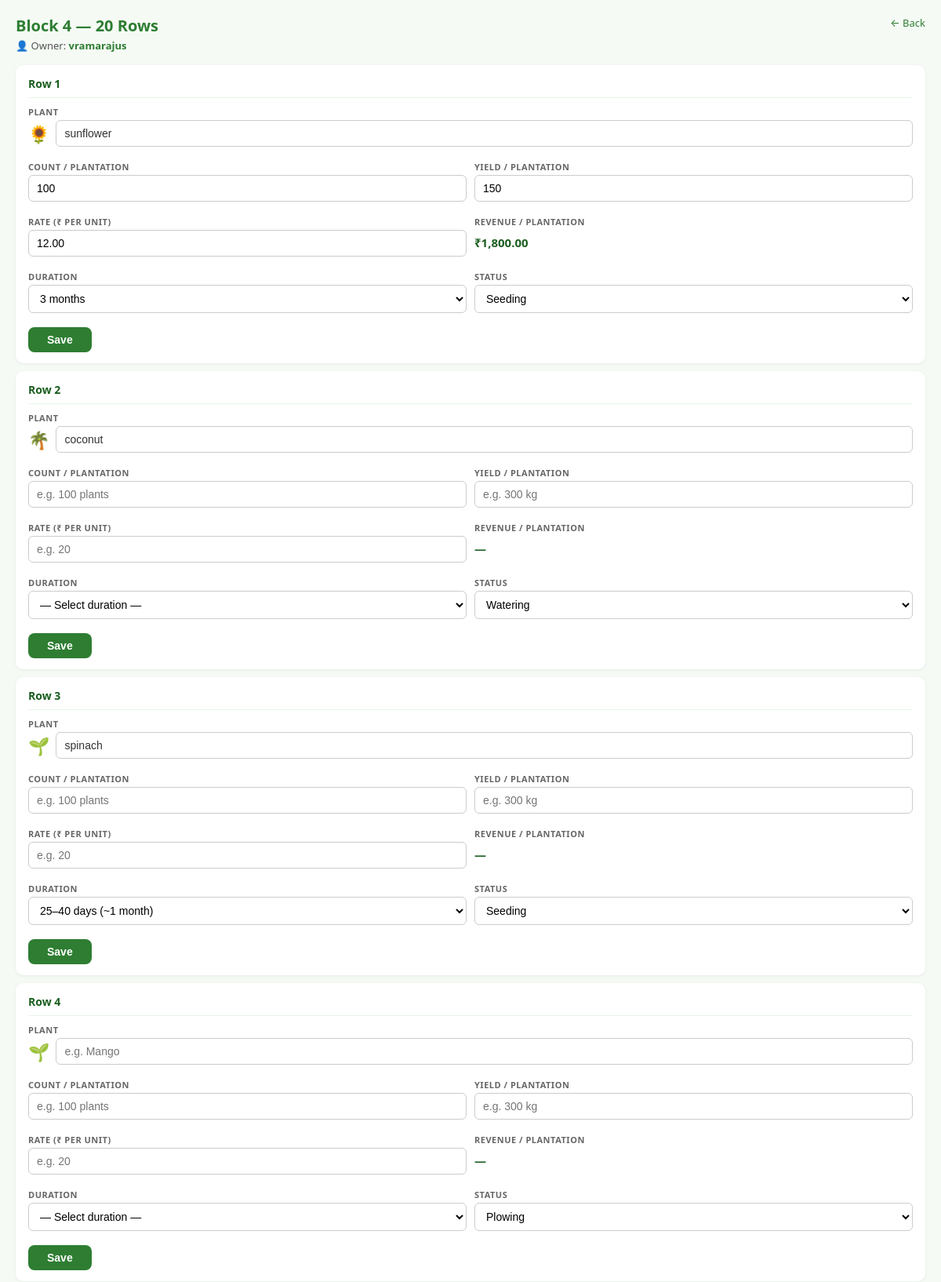
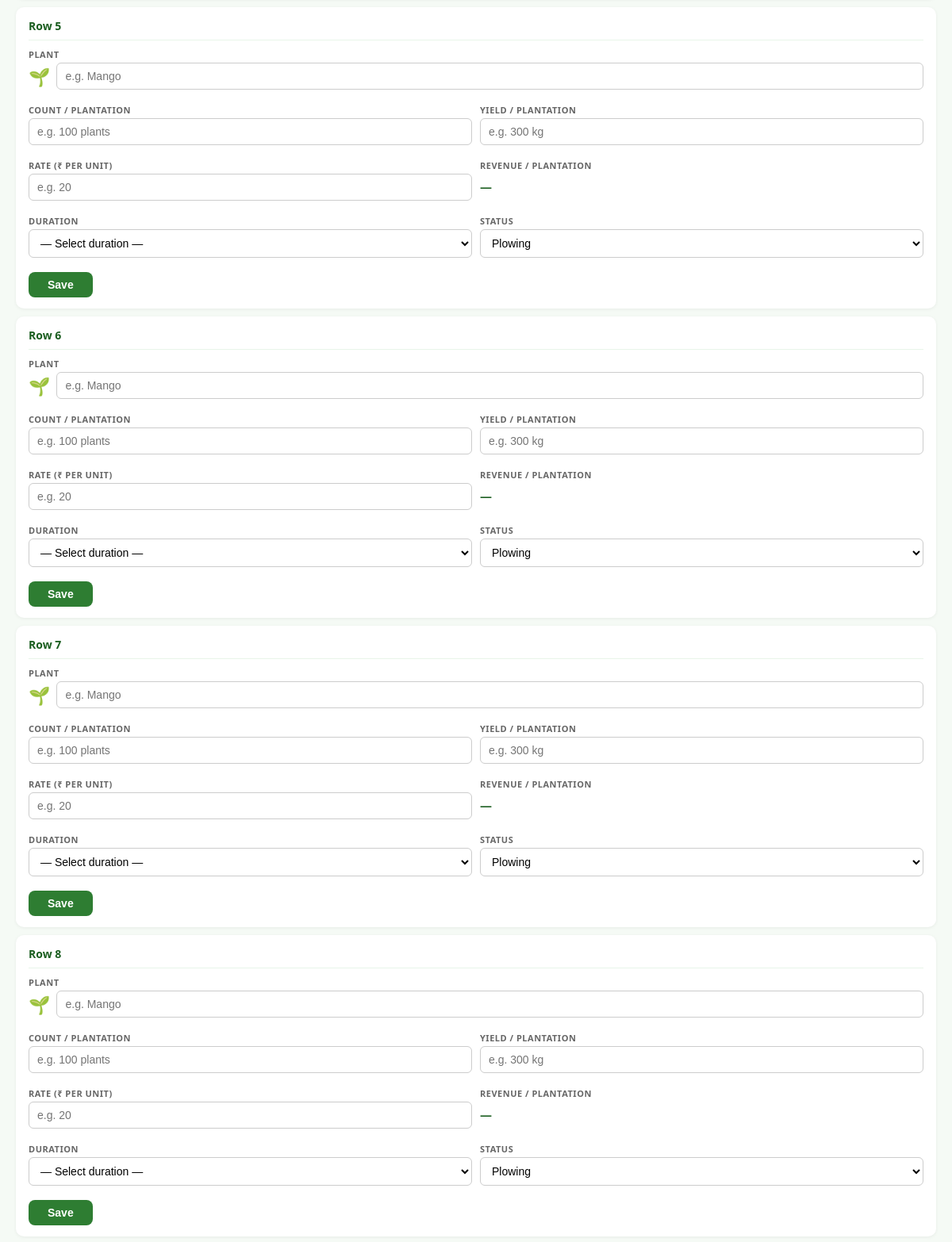
The page /block/4/ (signed in, upper part) on the database its author committed (2 pictures, top to bottom).
### farm/models.py (models this page shows, shortened)
class Block(models.Model):
    block_number = models.PositiveIntegerField(unique=True)
    owner = models.ForeignKey(Owner, on_delete=models.SET_NULL,
                              null=True, blank=True, related_name='blocks')
    notes = models.TextField(blank=True)

class Owner(models.Model):
    name = models.CharField(max_length=100)
    phone = models.CharField(max_length=20, blank=True)
    email = models.EmailField(blank=True)

class Row(models.Model):
    STATUS_CHOICES = [
        ('PLOWING', 'Plowing'),
        ('SEEDING', 'Seeding'),
        ('WATERING', 'Watering'),
        ('READY_TO_HARVEST', 'Ready to Harvest'),
        ('HARVESTED', 'Harvested'),
    ]
    count_per_plantation = models.CharField(
        max_length=50, blank=True,
        help_text="e.g. 100 plants, 101 rows"
    )
    yield_per_plantation = models.CharField(
        max_length=50, blank=True,
        help_text="e.g. 300 kg, 202 bunches"
    )
    rate = models.DecimalField(
        max_digits=10, decimal_places=2,
        null=True, blank=True,
        help_text="Rate per unit (e.g. 20 for ₹20/kg)"
    )
    duration = models.CharField(
        max_length=30, choices=DURATION_CHOICES, blank=True
    )
    @property
    def numeric_yield(self):
        import re
        if not self.yield_per_plantation:
            return None
        match = re.search(r'(\d+(?:\.\d+)?)', str(self.yield_per_plantation))
        return float(match.group(1)) if match else None
    @property
    def revenue_per_plantation(self):
        if self.rate is None or self.numeric_yield is None:
            return None
        return float(self.rate) * self.numeric_yield
    @property
    def revenue_display(self):
        r = self.revenue_per_plantation
        if r is None:
            return '—'
        return f"₹{r:,.2f}"
    PLANT_ICONS = {
        'mango': '🥭',
        'coconut': '🌴',
        'coconut tree': '🌴',
        'banana': '🍌',
        'tomato': '🍅',
        'potato': '🥔',
        'onion': '🧅',
        'carrot': '🥕',
        'corn': '🌽',
        'maize': '🌽',
        'rice': '🌾',
        'paddy': '🌾',
        'wheat': '🌾',
        'sugarcane': '🎋',
        'tea': '🍃',
        'coffee': '☕',
        'grape': '🍇',
        'grapes': '🍇',
        'apple': '🍎',
        'orange': '🍊',
        'lemon': '🍋',
        'watermelon': '🍉',
        'strawberry': '🍓',
        'pepper': '🌶️',
        'chilli': '🌶️',
        'chili': '🌶️',
        'brinjal': '🍆',
        'eggplant': '🍆',
        'cucumber': '🥒',
        'pumpkin': '🎃',
        'groundnut': '🥜',
        'peanut': '🥜',
        'sunflower': '🌻',
        'rose': '🌹',
        'flower': '🌸',
        'tulsi': '🌿',
        'herb': '🌿',
    }
    @property
    def plant_icon(self):
        if not self.plant_type:
            return '🌱'   # default seedling
        key = self.plant_type.strip().lower()
        if key in self.PLANT_ICONS:
            return self.PLANT_ICONS[key]
        for name, icon in self.PLANT_ICONS.items():
            if name in key:
                return icon
        return '🌱'
    block = models.ForeignKey(Block, on_delete=models.CASCADE, related_name='rows')
    row_number = models.PositiveIntegerField()
    plant_type = models.CharField(max_length=100, blank=True)
    status = models.CharField(max_length=20, choices=STATUS_CHOICES, default='PLOWING')
    planted_date = models.DateField(null=True, blank=True)
    harvest_date = models.DateField(null=True, blank=True)
    class Meta:
        unique_together = ('block', 'row_number')
        ordering = ['block__block_number', 'row_number']

### farm/views.py (the view, shortened to what this page needs)
# urls.py: path('block/<int:block_number>/', views.block_detail, name='block_detail'),
@login_required
def block_detail(request, block_number):
    block = get_object_or_404(Block, block_number=block_number)
    is_superuser = request.user.is_superuser
    is_staff = request.user.is_staff
    if not (is_superuser or is_staff):
        owner = _owner_for_user(request.user)
        if owner is None or block.owner_id != owner.id:
            return HttpResponseForbidden("You don't have access to this block.")
    can_edit = is_superuser or is_staff
    rows = block.rows.all().order_by('row_number')
    return render(request, 'farm/block_detail.html', {
        'block': block,
        'rows': rows,
        'status_choices': Row.STATUS_CHOICES,
        'duration_choices': DURATION_CHOICES,
        'can_edit': can_edit,
    })

### templates/farm/block_detail.html (shortened to what this page needs)
<!DOCTYPE html>
<html>
<head>
</head>
<body>
    <header>
        <h1>
            Block {{ block.block_number }} — 20 Rows
            {% if block.owner %}
                <span class="owner-info">👤 Owner: <b style="color:#2e7d32;">{{ block.owner.name }}</b></span>
            {% else %}
                <span class="owner-info" style="color:#e65100;">👤 No owner assigned</span>
            {% endif %}
        </h1>
        <a class="back" href="{% url 'dashboard' %}">← Back</a>
    </header>
    {% for row in rows %}
        {% if can_edit %}
            <form class="row-card" method="post">
                <div class="row-head">
                    <span class="row-num">Row {{ row.row_number }}</span>
                </div>
                <div class="fields-grid">
                    <div class="field full">
                        <label>Plant</label>
                        <div class="plant-row">
                            <span class="icon">{{ row.plant_icon }}</span>
                            <input type="text" name="plant_type" value="{{ row.plant_type }}"
                                   placeholder="e.g. Mango" oninput="updateIcon(this)">
                        </div>
                    </div>
                    <div class="field">
                        <label>Count / Plantation</label>
                        <input type="text" name="count_per_plantation"
                               value="{{ row.count_per_plantation }}"
                               placeholder="e.g. 100 plants">
                    </div>
                    <div class="field">
                        <label>Yield / Plantation</label>
                        <input type="text" name="yield_per_plantation"
                               value="{{ row.yield_per_plantation }}"
                               placeholder="e.g. 300 kg">
                    </div>
                    <div class="field">
                        <label>Rate (₹ per unit)</label>
                        <input type="number" name="rate" step="0.01" min="0"
                               value="{% if row.rate %}{{ row.rate }}{% endif %}"
                               placeholder="e.g. 20">
                    </div>
                    <div class="field">
                        <label>Revenue / Plantation</label>
                        <span class="revenue-value revenue-live">{{ row.revenue_display }}</span>
                    </div>
                    <div class="field">
                        <label>Duration</label>
                        <select name="duration">
                            {% for code, label in duration_choices %}
                                <option value="{{ code }}" {% if row.duration == code %}selected{% endif %}>{{ label }}</option>
                            {% endfor %}
                        </select>
                    </div>
                    <div class="field">
                        <label>Status</label>
                        <select name="status">
                            {% for code, label in status_choices %}
                                <option value="{{ code }}" {% if row.status == code %}selected{% endif %}>{{ label }}</option>
                            {% endfor %}
                        </select>
                    </div>
                </div>
                <button type="submit" class="save">Save</button>
            </form>
        {% endif %}
    {% endfor %}
</body>
</html>

### templates/farm/block_detail.html (style rules this page uses)
* { box-sizing: border-box; }
body { font-family: system-ui, -apple-system, sans-serif; background: #f5faf5; margin: 0; padding: 16px; }
header { display: flex; justify-content: space-between; align-items: flex-start; gap: 10px; margin-bottom: 16px; flex-wrap: wrap; }
h1 { color: #2e7d32; margin: 0; font-size: 18px; line-height: 1.3; }
.owner-info { font-size: 13px; color: #555; font-weight: 400; display: block; margin-top: 4px; }
a.back { color: #2e7d32; text-decoration: none; font-size: 13px; white-space: nowrap; }
.row-card { background: white; border-radius: 10px; padding: 12px; margin-bottom: 10px; box-shadow: 0 1px 4px rgba(0,0,0,0.06); }
.row-head { display: flex; justify-content: space-between; align-items: center; margin-bottom: 10px; padding-bottom: 8px; border-bottom: 1px solid #e8f5e9; }
.row-num { font-weight: 700; color: #1b5e20; font-size: 14px; }
.field { margin-bottom: 8px; }
.field label { display: block; font-size: 11px; color: #666; text-transform: uppercase; letter-spacing: 0.5px; margin-bottom: 3px; font-weight: 600; }
.field input, .field select { width: 100%; padding: 8px 10px; border-radius: 6px; border: 1px solid #ccc; font-size: 14px; background: white; }
.plant-row { display: flex; align-items: center; gap: 8px; }
.plant-row .icon { font-size: 22px; flex-shrink: 0; line-height: 1; }
.plant-row input, .plant-row .value { flex: 1; font-size: 14px; color: #333; }
button.save { width: 100%; padding: 10px; background: #2e7d32; color: white; border: none; border-radius: 8px; cursor: pointer; font-size: 14px; font-weight: 600; margin-top: 6px; }
.revenue-value { font-weight: 700; color: #1b5e20; font-size: 15px; display: block; padding: 6px 0; }
@media (min-width: 640px) { body { padding: 20px; } }
@media (min-width: 640px) { h1 { font-size: 20px; } }
@media (min-width: 640px) { .row-card { padding: 14px 16px; } }
@media (min-width: 640px) { .fields-grid { display: grid; grid-template-columns: 1fr 1fr; gap: 10px; } }
@media (min-width: 640px) { .fields-grid .field.full { grid-column: 1 / -1; } }
@media (min-width: 640px) { button.save { width: auto; padding: 8px 24px; margin-top: 10px; } }

### rows shown on the page
Block: block_number "4", owner.name "vramarajus"
Row: row_number "1", plant_icon "🌻", plant_type "sunflower", count_per_plantation "100", yield_per_plantation "150", rate "12.00", revenue_display "₹1,800.00", duration "3 months", status "Seeding"
Row: row_number "2", plant_icon "🌴", plant_type "coconut", revenue_display "—", duration "— Select duration —", status "Watering"
Row: row_number "3", plant_icon "🌱", plant_type "spinach", revenue_display "—", duration "25–40 days (~1 month)", status "Seeding"
Row: row_number "4", plant_icon "🌱", revenue_display "—", duration "— Select duration —", status "Plowing"
Row: row_number "5", plant_icon "🌱", revenue_display "—", duration "— Select duration —", status "Plowing"
Row: row_number "6", plant_icon "🌱", revenue_display "—", duration "— Select duration —", status "Plowing"
Row: row_number "7", plant_icon "🌱", revenue_display "—", duration "— Select duration —", status "Plowing"
Row: row_number "8", plant_icon "🌱", revenue_display "—", duration "— Select duration —", status "Plowing"
